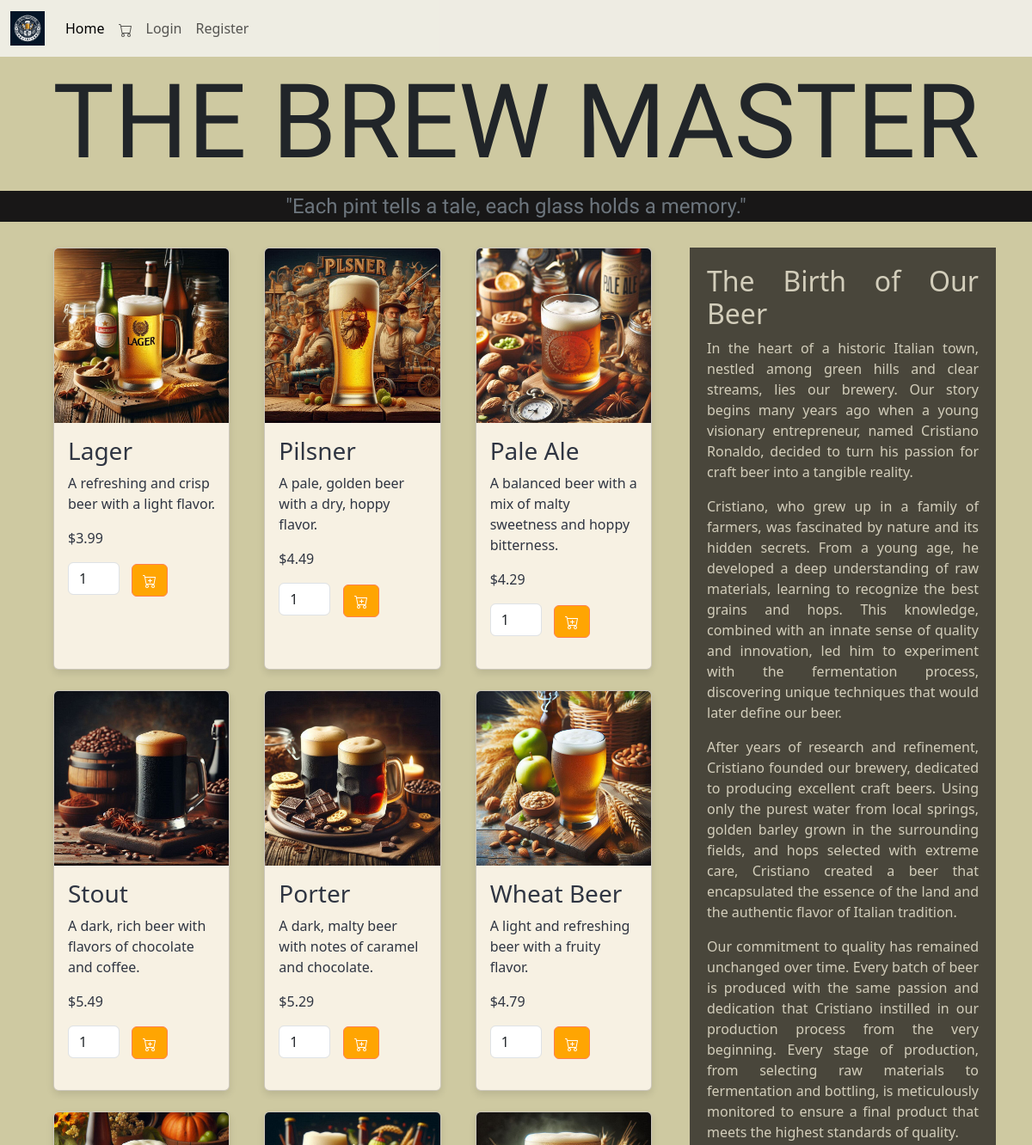
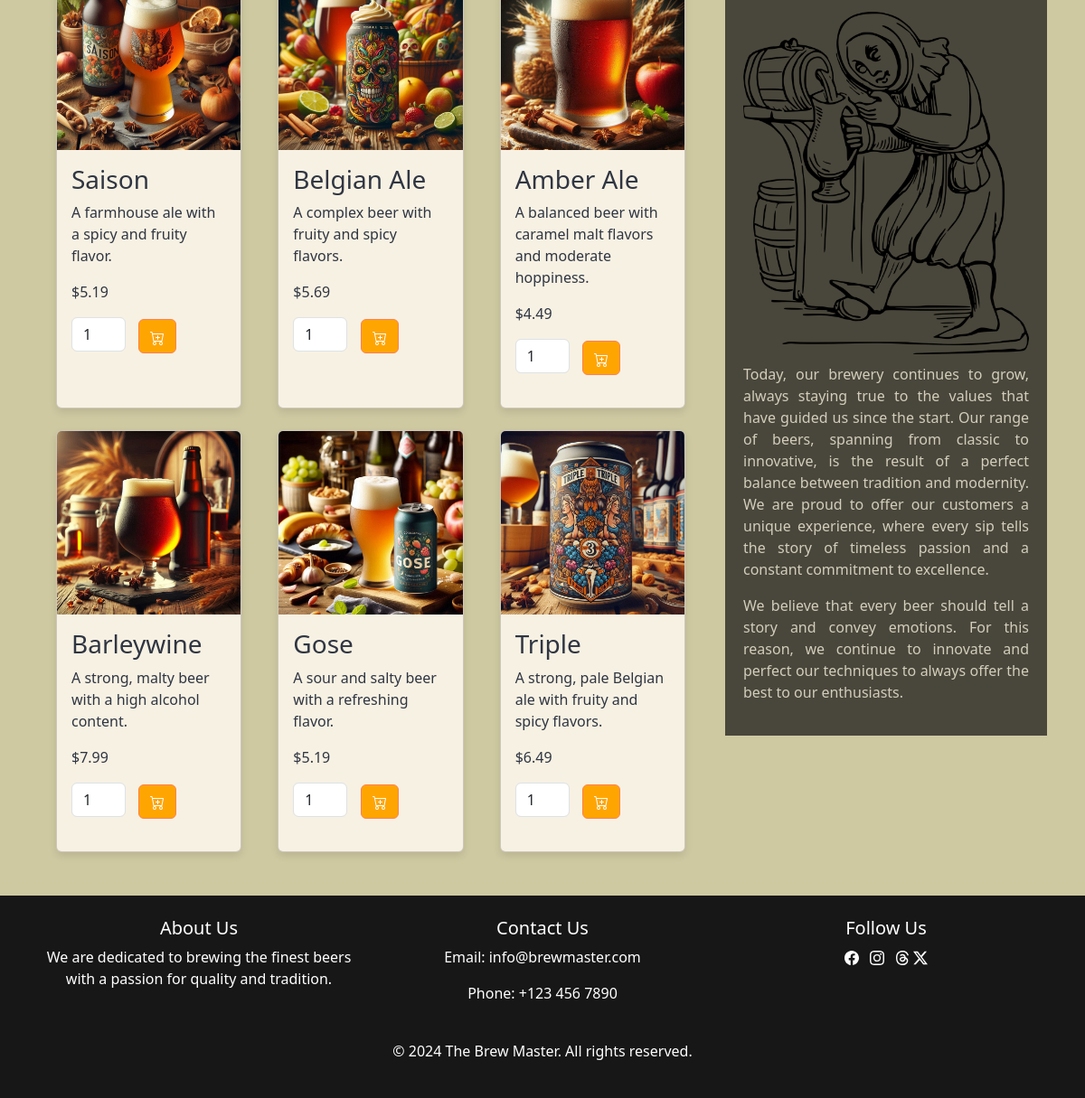
The app's page /ecommerce/ with its own data (2 pictures, top to bottom).
### ecommerce/models.py (models this page shows, shortened)
class Item(models.Model):
    name = models.CharField(max_length=30)
    description = models.CharField(max_length=255, default="No description available")
    price = models.FloatField()
    image = models.ImageField()

### ecommerce/views.py (the view)
# urls.py: path('', views.ecommerce, name='ecommerce'),
def ecommerce(request):
    items = Item.objects.all()
    return render(request, 'ecommerce/home.html', {'items': items})

### ecommerce/templates/ecommerce/home.html (shortened to what this page needs)
<!DOCTYPE html>
<html lang="en">
<head>
    {% load static %}
    <link href="https://cdn.jsdelivr.net/npm/bootstrap@5.3.3/dist/css/bootstrap.min.css" rel="stylesheet">
    <link rel="stylesheet" href="{% static 'ecommerce/style.css' %}">
</head>
<body style="background: #cec9a1">
<nav class="navbar navbar-expand-lg bg-body-tertiary fixed-top bg-dark bg-opacity-75">
    <div class="container-fluid">
        <a class="navbar-brand" href="#"><img src="{% static 'ecommerce/logo.jpeg' %}" alt="Logo" style="height: 40px;"></a>
        <div class="collapse navbar-collapse" id="navbarScroll">
            <ul class="navbar-nav me-auto my-2 my-lg-0 navbar-nav-scroll" style="--bs-scroll-height: 100px;">
                <li class="nav-item">
                    <a class="nav-link active" aria-current="page" href="{% url 'ecommerce' %}">Home</a>
                </li>
                <li class="nav-item">
                    <a class="nav-link" href="{% url 'cart' %}"></a>
                </li>
                {% if user.is_authenticated %}
                    <li class="nav-item">
                        <a class="nav-link" href="{% url 'my_orders' %}">My Orders</a>
                    </li>
                    <li class="nav-item align-content-center">
                        <form method="POST" action="{% url 'logout' %}" style="display: inline;">
                            {% csrf_token %}
                            <button type="submit" class="nav-link" style="background: none; border: none; padding: 0; cursor: pointer;">Logout</button>
                        </form>
                    </li>
                {% else %}
                    <li class="nav-item">
                        <a class="nav-link" href="{% url 'login' %}">Login</a>
                    </li>
                    <li class="nav-item">
                        <a class="nav-link" href="{% url 'register' %}">Register</a>
                    </li>
                {% endif %}
            </ul>
        </div>
    </div>
</nav>
<div class="container mb-0 pb-0">
    <div class="title text-center">
        <h1 style="font-family: 'Danfo', serif;padding-top: 70px;font-size: 120px;">THE BREW MASTER</h1>
    </div>
</div>
<div class="subtitle">
    "Each pint tells a tale, each glass holds a memory."
</div>
<div class="container">
    <div class="row">
        <div class="col-lg-8">
            <div class="container">
                <div class="row gy-4">
                    {% for item in items %}
                        <div class="col-md-4">
                            <div class="card mx-2" style="width:auto;">
                                <img src="{{ item.image.url }}" class="card-img-top" alt="{{ item.name }}">
                                <div class="card-body">
                                    <h3>{{ item.name }}</h3>
                                    <p class="card-text">{{ item.description }}</p>
                                    <p>${{ item.price }}</p>
                                    <input type="number" class="form-control quantity-input" value="1" min="1" style="width: 60px; display: inline-block; margin-right: 10px;">
                                    <button data-product="{{ item.id }}" data-action="add" class="btn btn-primary update-cart"> </button>
                                </div>
                            </div>
                        </div>
                    {% endfor %}
                </div>
            </div>
        </div>
        <div class="col-lg-4">
            <div class="story">
                <h2>The Birth of Our Beer</h2>
                <p>In the heart of a historic Italian town, nestled among green hills and clear streams, lies our brewery. Our story begins many years ago when a young visionary entrepreneur, named Cristiano Ronaldo, decided to turn his passion for craft beer into a tangible reality.</p>
                <p>Cristiano, who grew up in a family of farmers, was fascinated by nature and its hidden secrets. From a young age, he developed a deep understanding of raw materials, learning to recognize the best grains and hops. This knowledge, combined with an innate sense of quality and innovation, led him to experiment with the fermentation process, discovering unique techniques that would later define our beer.</p>
                <p>After years of research and refinement, Cristiano founded our brewery, dedicated to producing excellent craft beers. Using only the purest water from local springs, golden barley grown in the surrounding fields, and hops selected with extreme care, Cristiano created a beer that encapsulated the essence of the land and the authentic flavor of Italian tradition.</p>
                <p>Our commitment to quality has remained unchanged over time. Every batch of beer is produced with the same passion and dedication that Cristiano instilled in our production process from the very beginning. Every stage of production, from selecting raw materials to fermentation and bottling, is meticulously monitored to ensure a final product that meets the highest standards of quality.</p>
                <img src="{% static 'ecommerce/bar-1299049_1280.png' %}"class="story-img">
                <p>Today, our brewery continues to grow, always staying true to the values that have guided us since the start. Our range of beers, spanning from classic to innovative, is the result of a perfect balance between tradition and modernity. We are proud to offer our customers a unique experience, where every sip tells the story of timeless passion and a constant commitment to excellence.</p>
                <p>We believe that every beer should tell a story and convey emotions. For this reason, we continue to innovate and perfect our techniques to always offer the best to our enthusiasts.</p>
            </div>
        </div>
    </div>
</div>
<footer class="text-white text-center py-4 mt-5">
    <div class="container">
        <div class="row">
            <div class="col-md-4">
                <h5>About Us</h5>
                <p>We are dedicated to brewing the finest beers with a passion for quality and tradition.</p>
            </div>
            <div class="col-md-4">
                <h5>Contact Us</h5>
                <p>Email: info@brewmaster.com</p>
                <p>Phone: +123 456 7890</p>
            </div>
            <div class="col-md-4">
                <h5>Follow Us</h5>
                <a href="#" class="text-white me-2"></a>
                <a href="#" class="text-white me-2"></a>
                <a href="#" class="text-white"></a>
                <a href="#" class="text-white"><svg xmlns="http://www.w3.org/2000/svg" width="16" height="16" fill="currentColor" class="bi bi-twitter-x" viewBox="0 0 16 16">
                    <path d="M12.6.75h2.454l-5.36 6.142L16 15.25h-4.937l-3.867-5.07-4.425 5.07H.316l5.733-6.57L0 .75h5.063l3.495 4.633L12.601.75Zm-.86 13.028h1.36L4.323 2.145H2.865z"/>
                </svg></a>
            </div>
        </div>
        <div class="mt-4">
            <p>&copy; 2024 The Brew Master. All rights reserved.</p>
        </div>
    </div>
</footer>
</body>
</html>

### ecommerce/templates/ecommerce/home.html (style rules this page uses)
.card { background-color: #f7f1e3; box-shadow: 0 4px 8px rgba(0, 0, 0, 0.1); margin-bottom: 20px; display: flex; flex-direction: column; justify-content: space-between; height: 100%; }
.card-body { color: #2f3542; }
.btn-primary { background-color: #ffa502; border-color: #ff7f50; }
.story { padding: 20px; background-color: rgba(40, 38, 34, 0.8); text-align: justify; color: #d3cebb; }
.story-img { width: 100%; height: auto; display: block; margin: 10px 0; }
.subtitle { font-family: 'Playwrite NG Modern', cursive; font-size: 24px; text-align: center; color: #6c757d; margin-bottom: 30px; background-color: #181717;; }
footer { background: #181717; }

### records on screen
Item: image (picture), name "Lager", description "A refreshing and crisp beer with a light flavor.", price "3.99"
Item: image (picture), name "Pilsner", description "A pale, golden beer with a dry, hoppy flavor.", price "4.49"
Item: image (picture), name "Pale Ale", description "A balanced beer with a mix of malty sweetness and hoppy bitterness.", price "4.29"
Item: image (picture), name "Stout", description "A dark, rich beer with flavors of chocolate and coffee.", price "5.49"
Item: image (picture), name "Porter", description "A dark, malty beer with notes of caramel and chocolate.", price "5.29"
Item: image (picture), name "Wheat Beer", description "A light and refreshing beer with a fruity flavor.", price "4.79"
Item: image (picture), name "Saison", description "A farmhouse ale with a spicy and fruity flavor.", price "5.19"
Item: image (picture), name "Belgian Ale", description "A complex beer with fruity and spicy flavors.", price "5.69"
Item: image (picture), name "Amber Ale", description "A balanced beer with caramel malt flavors and moderate hoppiness.", price "4.49"
Item: image (picture), name "Barleywine", description "A strong, malty beer with a high alcohol content.", price "7.99"
Item: image (picture), name "Gose", description "A sour and salty beer with a refreshing flavor.", price "5.19"
Item: image (picture), name "Triple", description "A strong, pale Belgian ale with fruity and spicy flavors.", price "6.49"
